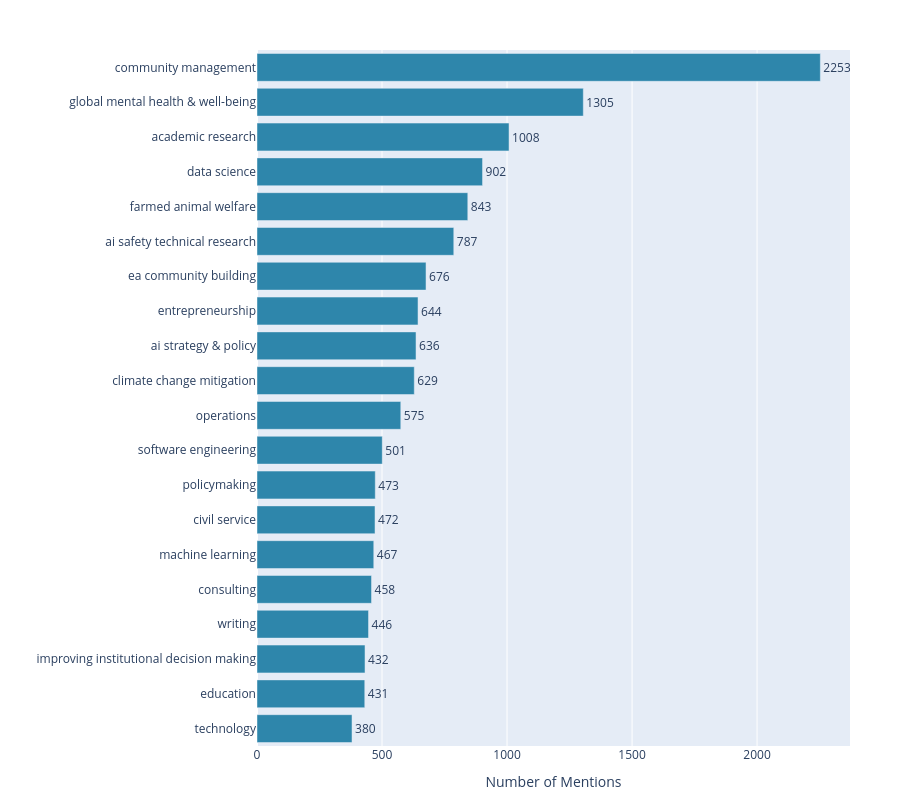

Notebook code for this chart:
### Code cell
# Create cause area bar chart
if pipe.results.cause_areas:
    fig = pipe.create_cause_area_chart(top_n=20, showtitle=False)
    fig.show()
    fig.write_html(
        "output/cause_area_chart.html",
        include_plotlyjs="cdn",
        full_html=True,
        config={"responsive": True},
    )

### Figure 1 — Plotly figure (JSON) as saved in the notebook; plotly's stock layout.template omitted (floating-point values rounded to 4 significant figures)
{"data": [{"marker": {"color": "#2E86AB"}, "orientation": "h", "text": ["380", "431", "432", "446", "458", "467", "472", "473", "501", "575", "629", "636", "644", "676", "787", "843", "902", "1008", "1305", "2253"], "textposition": "outside", "type": "bar", "x": [380, 431, 432, 446, 458, 467, 472, 473, 501, 575, 629, 636, 644, 676, 787, 843, 902, 1008, 1305, 2253], "y": ["technology", "education", "improving institutional decision making", "writing", "consulting", "machine learning", "civil service", "policymaking", "software engineering", "operations", "climate change mitigation", "ai strategy & policy", "entrepreneurship", "ea community building", "ai safety technical research", "farmed animal welfare", "data science", "academic research", "global mental health & well-being", "community management"]}], "layout": {"height": 800, "margin": {"b": 50, "l": 250, "r": 50, "t": 50}, "showlegend": false, "title": {"text": ""}, "xaxis": {"title": {"text": "Number of Mentions"}}, "yaxis": {"title": {"text": ""}}}}
